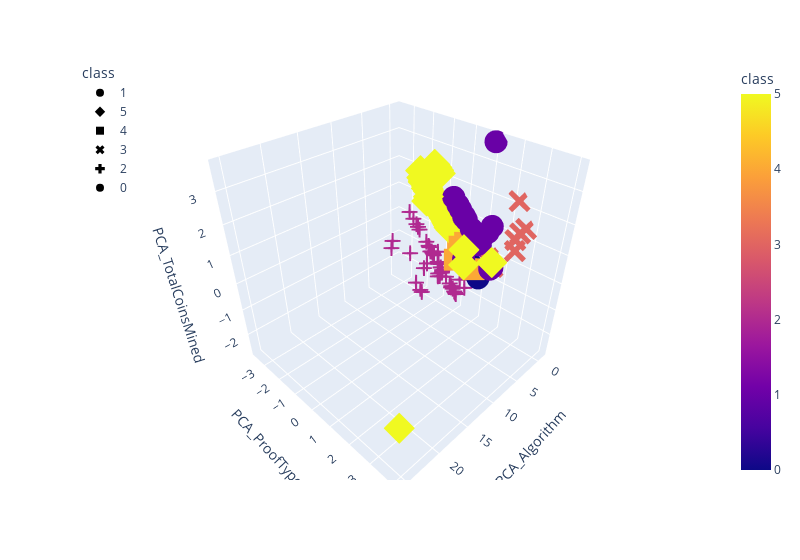

The notebook cell this image was saved under:
### Code cell
import plotly.figure_factory as ff
import plotly.express as px

fig = px.scatter_3d(
    clustered_df,
    x="PCA_Algorithm",
    y="PCA_ProofType",
    z="PCA_TotalCoinsMined",
    hover_name="CoinName",
    #hover_data=["Algorithm"],
    color="class",
    symbol="class",
    width=800
)
fig.update_layout(legend=dict(x=0, y=1))
fig.show()

### Figure 1 — Plotly figure (JSON) as saved in the notebook; plotly's stock layout.template omitted (floating-point values rounded to 4 significant figures)
{"data": [{"hovertemplate": "<b>%{hovertext}</b><br><br>class=%{marker.color}<br>PCA_Algorithm=%{x}<br>PCA_ProofType=%{y}<br>PCA_TotalCoinsMined=%{z}<extra></extra>", "hovertext": ["42 Coin", "404Coin", "BitcoinDark", "Aurora Coin", "BlueCoin", "EnergyCoin", "BitBar", "CryptoBullion", "Diamond", "HoboNickels", "Infinite Coin", "MaxCoin", "MazaCoin", "Orbitcoin", "PotCoin", "PhoenixCoin", "Reddcoin", "UnitaryStatus Dollar", "UltraCoin", "ZCC Coin", "Neutron", "FairCoin", "8BIT Coin", "Vtorrent", "Nexus", "Droidz", "Emercoin", "EDRCoin", "DubaiCoin", "PWR Coin", "BillaryCoin", "SwingCoin", "Revenu", "Clockcoin", "VIP Tokens", "PutinCoin", "iBankCoin", "Frankywillcoin", "Komodo", "CarterCoin", "BitTokens", "ZoneCoin", "RootCoin", "Swiscoin", "BuzzCoin", "PesoBit", "LanaCoin", "EmberCoin", "PLNCoin", "AquariusCoin", "Eurocoin", "BitcoinFast", "BitConnect Coin", "MoneyCoin", "Russiacoin", "GameUnits", "GAKHcoin", "LiteCreed", "Klingon Empire Darsek", "Internet of People", "Printerium", "Impeach", "FirstCoin", "OpenChat", "Independent Money System", "ArgusCoin", "LomoCoin", "Degas Coin", "HTML5 Coin", "Denarius", "Virta Unique Coin", "Bitcoin Planet", "Linda", "Cream", "NewYorkCoin", "CoinonatX", "Ethereum Dark", "TrezarCoin", "TerraNovaCoin", "WomenCoin", "Theresa May Coin", "NamoCoin", "LUXCoin", "Xios", "Bitcloud 2.0", "BlackholeCoin", "Electra", "Cash & Back Coin", "GermanCoin", "LiteCoin Ultra", "Trollcoin", "Litecoin Plus", "My Big Coin", "Unified Society USDEX", "Bitspace", "Briacoin", "Ignition", "Abjcoin", "Carebit", "iDealCash", "Swisscoin", "TheVig", "EmaratCoin", "Giant", "Absolute Coin", "TPCash", "XDNA", "ThunderStake", "HerbCoin", "Oduwa", "Galilel", "Credit", "Nasdacoin", "Titan Coin", "LiteDoge", "OrangeCoin", "BitstarCoin", "HyperCoin", "AudioCoin", "IncaKoin", "Genstake", "XiaoMiCoin", " ClubCoin", "OKCash", "WhiteCoin", "FriendshipCoin", "Gapcoin"], "legendgroup": "1", "marker": {"color": [1, 1, 1, 1, 1, 1, 1, 1, 1, 1, 1, 1, 1, 1, 1, 1, 1, 1, 1, 1, 1, 1, 1, 1, 1, 1, 1, 1, 1, 1, 1, 1, 1, 1, 1, 1, 1, 1, 1, 1, 1, 1, 1, 1, 1, 1, 1, 1, 1, 1, 1, 1, 1, 1, 1, 1, 1, 1, 1, 1, 1, 1, 1, 1, 1, 1, 1, 1, 1, 1, 1, 1, 1, 1, 1, 1, 1, 1, 1, 1, 1, 1, 1, 1, 1, 1, 1, 1, 1, 1, 1, 1, 1, 1, 1, 1, 1, 1, 1, 1, 1, 1, 1, 1, 1, 1, 1, 1, 1, 1, 1, 1, 1, 1, 1, 1, 1, 1, 1, 1, 1, 1, 1, 1, 1, 1, 1], "coloraxis": "coloraxis", "symbol": "circle"}, "mode": "markers", "name": "1", "scene": "scene", "showlegend": true, "type": "scatter3d", "x": [-0.4179, -0.3966, -0.3904, -0.4174, -0.4083, -0.416, -0.4179, -0.4178, -0.2601, -0.4153, 2.064, -0.4105, -0.3419, -0.3308, -0.4103, -0.4158, 0.02477, -0.3851, -0.4161, -0.4055, -0.3894, -0.2594, -0.4179, -0.4175, -0.6088, -0.3742, -0.3799, -0.3904, -0.3905, -0.1734, -0.4173, -0.3902, -0.3884, -0.3851, -0.3233, -0.3854, -0.4174, -0.4154, -0.8236, -0.4163, -0.3905, -0.4176, -0.4178, -0.5086, 0.09624, -0.4174, -0.3093, 0.9066, -0.4172, -0.4174, -0.3903, -0.4172, -0.4174, -0.4111, -0.4163, -0.4177, -0.4178, -0.3786, -0.4125, -0.3904, -0.4175, -0.4176, -0.4811, -0.3927, -0.4176, -0.4176, -0.4078, -0.4165, 1.019, -0.3253, -0.3233, -0.4331, 0.2242, -0.4325, 1.94, -0.4171, -0.4178, -0.3241, -0.4177, 0.5666, -0.3883, -0.3048, -0.341, -0.4176, -0.3828, -0.4175, 0.4067, -0.4141, 0.1618, -0.4162, -0.3999, -0.4178, -0.3514, -0.412, -0.3247, -0.4178, -0.4178, -0.4174, -0.3811, -0.3449, -0.1607, -0.4, -0.4167, -0.3851, -0.3029, -0.4077, -0.2836, -0.2199, -0.3842, -0.4174, -0.3848, 0.8038, -0.4167, -0.3375, 0.1673, -0.4158, -0.417, -0.4177, -0.2969, -0.1179, -0.4168, -0.4077, -0.4147, -0.3885, -0.411, -0.3302, -0.4151], "y": [0.8103, 0.8151, 0.5911, 0.8104, 0.8125, 0.8107, 0.8103, 0.8103, -0.4614, 0.8109, 0.7487, 0.7669, 0.6019, 0.1087, 0.812, 0.8108, 0.9126, 0.8176, 0.8107, 0.813, 0.5913, -0.4613, 0.8103, 0.8104, 1.342, 0.4595, 0.5934, 0.5911, 0.5911, 0.09994, 0.8104, 0.5911, 0.5915, 0.5922, 0.06528, 0.8175, 0.8104, 0.8109, 1.045, 0.8106, 0.5911, 0.8104, 0.8103, 1.203, 0.7906, 0.8104, 0.6988, 1.748, 0.8104, 0.8104, 0.5911, 0.8104, 0.8104, 0.8117, 0.8106, 0.8103, 0.8103, 0.5036, 0.8115, 0.5911, 0.8104, 0.8103, 1.003, 0.816, 0.8104, 0.8104, 0.8125, 0.8106, 1.85, 0.06483, 0.06528, 0.9421, 0.9506, 0.9422, 0.7345, 0.8105, 0.8103, 0.1102, 0.8103, 1.034, 0.5916, 0.06936, 0.1965, 0.8103, 0.5477, 0.8104, 0.2292, 0.8111, 0.9362, 0.8107, 0.8143, 0.8103, 0.6188, 0.8116, 0.06495, 0.8103, 0.8103, 0.8104, 0.5481, 0.8263, 0.8681, 0.6791, 0.8106, 0.5472, -0.1105, 0.8125, -0.2414, 0.8531, 0.5474, 0.8104, 0.5473, 1.081, 0.8106, 0.6927, 0.9399, 0.8107, 0.8105, 0.8103, 0.8366, 0.6541, 0.8105, 0.8126, 0.811, 0.5915, 0.8118, 0.1088, 0.8109], "z": [0.3721, 0.3733, 0.5732, 0.3722, 0.3721, 0.3721, 0.3721, 0.3721, 1.538, 0.3724, -0.07834, 0.4126, 0.5784, 1.015, 0.3731, 0.3724, 0.3704, 0.3756, 0.3724, 0.3743, 0.5733, 1.538, 0.3721, 0.3722, 1.059, 0.6938, 0.5754, 0.5732, 0.5732, 1.055, 0.3722, 0.5732, 0.5736, 0.5743, 1.056, 0.3765, 0.3722, 0.3724, 3.678, 0.3723, 0.5732, 0.3722, 0.3721, 0.8097, 0.536, 0.3721, 0.5093, -0.1942, 0.3722, 0.3722, 0.5732, 0.3722, 0.3722, 0.3736, 0.3725, 0.3722, 0.3721, 0.6537, 0.3732, 0.5732, 0.3722, 0.3722, 0.5877, 0.3743, 0.3722, 0.3722, 0.3744, 0.3724, -0.07389, 1.056, 1.056, 0.2517, 0.4825, 0.2517, -0.2823, 0.3722, 0.3721, 1.016, 0.3722, 0.4247, 0.5734, 1.058, 0.9351, 0.3722, 0.6138, 0.3722, 1.12, 0.3726, 0.4827, 0.3725, 0.3741, 0.3721, 0.1568, 0.3726, 1.056, 0.3721, 0.3721, 0.3722, 0.6138, 0.3834, 0.3942, 0.493, 0.3723, 0.6134, 1.217, 0.3744, 1.338, 0.412, 0.6135, 0.3722, 0.6134, 0.5362, 0.3723, 0.5038, 0.4489, 0.3726, 0.3723, 0.3721, 0.3954, 0.5725, 0.3722, 0.373, 0.3725, 0.5734, 0.3728, 1.016, 0.3727]}, {"hovertemplate": "<b>%{hovertext}</b><br><br>class=%{marker.color}<br>PCA_Algorithm=%{x}<br>PCA_ProofType=%{y}<br>PCA_TotalCoinsMined=%{z}<extra></extra>", "hovertext": ["EliteCoin", "Ethereum", "Monero", "Ethereum Classic", "ZCash", "DigiByte", "MyriadCoin", "MoonCoin", "Riecoin", "Verge", "FeatherCoin", "MediterraneanCoin", "Vertcoin", "ByteCoin", "DigitalNote ", "Unitus", "Cryptonite", "Crypto", "Expanse", "Siacoin", "Decred", "HOdlcoin", "SoilCoin", "Karbo", "Circuits of Value", "ZCoin", "Elementrem", "ZClassic", "Cannabis Industry Coin", "Bikercoins", "HexxCoin", "Citadel", "Zero", "Zoin", "DubaiCoin", "TajCoin", "Coinonat", "Quantum Resistant Ledger", "Espers", "Dynamic", "Nano", "ChanCoin", "Dinastycoin", "LeviarCoin", "gCn Coin", "SmartCash", "Sumokoin", "BitcoinZ", "VIVO Coin", "Bitcoin Gold", "Pirl", "Innova", "Ellaism", "GoByte", "SHIELD", "UltraNote", "BitCoal", "DaxxCoin", "Lethean", "Photon", "SparksPay", "GunCoin", "Interzone", "TurtleCoin", "Niobio Cash", "Travelflex", "KREDS", "Stipend", "Callisto Network", "BitTube", "Aidos Kuneen", "Bitrolium", "Alpenschillling", "Monero Classic", "Jumpcoin", "Infinex", "GINcoin", "PlatinCoin", "Loki", "Newton Coin", "MassGrid", "PluraCoin", "PlusOneCoin", "Webchain", "Ryo", "Qwertycoin", "CrypticCoin", "Actinium", "FREDEnergy", "Universal Molecule", "Lithium", "Exosis", "Beam", "Bithereum", "UFO Coin", "BlakeCoin", "Groestlcoin", "JoinCoin", "Vollar", "Reality Clash", "BitTorrent", "Beldex", "Horizen"], "legendgroup": "5", "marker": {"color": [5, 5, 5, 5, 5, 5, 5, 5, 5, 5, 5, 5, 5, 5, 5, 5, 5, 5, 5, 5, 5, 5, 5, 5, 5, 5, 5, 5, 5, 5, 5, 5, 5, 5, 5, 5, 5, 5, 5, 5, 5, 5, 5, 5, 5, 5, 5, 5, 5, 5, 5, 5, 5, 5, 5, 5, 5, 5, 5, 5, 5, 5, 5, 5, 5, 5, 5, 5, 5, 5, 5, 5, 5, 5, 5, 5, 5, 5, 5, 5, 5, 5, 5, 5, 5, 5, 5, 5, 5, 5, 5, 5, 5, 5, 5, 5, 5, 5, 5, 5, 5, 5, 5], "coloraxis": "coloraxis", "symbol": "diamond"}, "mode": "markers", "name": "5", "scene": "scene", "showlegend": true, "type": "scatter3d", "x": [3.124, -0.04412, -0.001979, -0.04191, -0.03454, 0.2627, -0.07616, 3.662, -0.06046, 0.286, -0.1262, -0.0703, -0.1039, 4.653, 0.214, -0.1209, -0.08714, -0.09925, -0.04541, 0.5302, -0.151, 0.06402, -0.01816, 0.008857, -0.09464, -0.1107, -0.04508, -0.03457, 0.008864, 0.009031, -0.09999, -0.0002026, -0.03459, -0.09963, -0.02393, -0.1617, -0.1267, -0.0001346, 0.7092, 0.05244, 0.03584, 0.02009, 0.05618, 0.009397, 4.264, -0.00486, 0.009671, 0.2561, -0.1324, -0.03439, -0.01646, -0.1322, -0.04272, -0.1323, -0.1079, 1.159, 0.008832, 0.06322, 0.01453, 1.411, -0.1324, -0.1232, 0.02536, 10.92, 0.01406, -0.01592, -0.08472, -0.1728, 0.02371, 0.01996, -0.07774, -0.03308, -0.1076, 0.009065, -0.1268, -0.09978, -0.1108, 0.0147, 0.005005, 2.492, -0.08006, 0.0272, -0.06715, 0.01569, -0.006711, 3.371, 0.1059, -0.1099, 0.1185, 0.04235, 0.04176, -0.05096, -0.03167, -0.03417, -0.03456, 0.1124, -0.05989, -0.1218, -0.01756, -0.04512, 25.43, 0.03759, -0.03454], "y": [2.21, -1.167, -1.519, -1.167, -1.256, -0.4684, -0.5437, 1.071, -1.036, -0.4623, -0.4648, -0.948, -0.6851, -0.5628, -1.561, -0.5537, -0.5913, -0.7291, -1.168, -1.666, -1.338, -2.045, -1.387, -1.606, -0.5478, -0.6416, -1.168, -1.256, -1.606, -1.606, -0.7293, -1.518, -1.256, -0.7292, -1.343, -1.251, -0.5099, -1.518, -1.238, -1.957, -1.781, -1.694, -1.596, -1.606, 1.24, -0.7983, -1.606, -1.192, -0.4662, -1.255, -1.387, -0.4661, -1.167, -0.4661, -0.5508, -1.354, -1.606, -1.144, -1.515, -1.613, -0.4662, -0.4641, -1.738, 0.7543, -1.605, -1.387, -0.6808, -1.163, -1.153, -1.604, -0.9046, -1.255, -0.6409, -1.606, -0.51, -0.7293, -0.6416, -1.605, -1.562, -1.062, -0.8601, -1.602, -0.9924, -1.515, -1.475, -0.8139, -1.224, -0.6414, -1.582, -1.869, -1.869, -1.124, -1.255, -1.255, -0.4442, -1.854, -1.036, -0.5539, -1.207, -1.168, 4.043, -1.6, -1.256], "z": [0.5043, 1.013, 1.334, 1.013, 1.093, 0.4956, 0.454, 0.5777, 0.8921, 0.4855, 0.37, 0.812, 0.5705, 1.813, 1.436, 0.4497, 0.4939, 0.6106, 1.013, 1.573, 2.342, 1.817, 1.214, 1.415, 0.4523, 0.5301, 1.013, 1.093, 1.415, 1.415, 0.6105, 1.335, 1.093, 0.6105, 1.173, 2.262, 0.4096, 1.334, 2.532, 1.736, 1.576, 1.495, 1.419, 1.415, 0.16, 0.7019, 1.415, 1.139, 0.3693, 1.093, 1.214, 0.3694, 1.013, 0.3694, 0.4511, 1.602, 1.415, 1.035, 1.336, 1.894, 0.3693, 0.3704, 1.535, 3.629, 1.415, 1.214, 0.5727, 2.181, 1.027, 1.417, 0.7714, 1.093, 0.5308, 1.415, 0.4095, 0.6106, 0.5301, 1.416, 1.375, 1.82, 0.7315, 1.417, 0.8518, 1.338, 1.294, 1.778, 1.11, 0.5303, 1.432, 1.656, 1.656, 0.9724, 1.094, 1.093, 0.3779, 1.671, 0.8922, 0.4497, 1.057, 1.013, -0.7868, 1.418, 1.093]}, {"hovertemplate": "<b>%{hovertext}</b><br><br>class=%{marker.color}<br>PCA_Algorithm=%{x}<br>PCA_ProofType=%{y}<br>PCA_TotalCoinsMined=%{z}<extra></extra>", "hovertext": ["Bitcoin", "Litecoin", "ProsperCoin", "Argentum", "ZetaCoin", "SexCoin", "Quatloo", "QuarkCoin", "Digitalcoin ", "Catcoin", "CannaCoin", "DevCoin", "EarthCoin", "E-Gulden", "Einsteinium", "Emerald", "FlutterCoin", "Franko", "GrandCoin", "GlobalCoin", "GoldCoin", "IXcoin", "KrugerCoin", "LuckyCoin", "Litebar ", "MegaCoin", "MinCoin", "NobleCoin", "Namecoin", "NyanCoin", "RonPaulCoin", "StableCoin", "SmartCoin", "SysCoin", "TigerCoin", "TerraCoin", "UnbreakableCoin", "Unobtanium", "ViaCoin", "VeriCoin", "WorldCoin", "JouleCoin", "MonaCoin", "Gulden", "PesetaCoin", "Wild Beast Coin", "Flo", "ArtByte", "CypherPunkCoin", "OmniCron", "GreenCoin", "MasterCoin", "SoonCoin", "1Credit", "Anarchists Prime", "Song Coin", "BitZeny", "I0coin", "Revolution VR", "Gamecredits", "CarpeDiemCoin", "YoCoin", "Francs", "Omni", "ZayedCoin", "DopeCoin", "DollarCoin", "Shilling", "KiloCoin", "OsmiumCoin", "PacCoin", "BeaverCoin", "Canada eCoin", "EB3coin", "BenjiRolls", "ILCoin", "EquiTrader", "Unify", "SocialCoin", "Bitcoin Cash", "Sojourn Coin", "FrazCoin", "Kronecoin", "AdCoin", "Linx", "eBoost", "PopularCoin", "IrishCoin", "UnitedBitcoin", "ShareChain", "LitecoinCash", "BitFlip", "LottoCoin", "Poseidon", "HexCoin", "Project Pai", "Bitcoin SV", "Block-Logic", "SLICE", "BLAST", "GlobalToken", "SolarCoin", "Crypto Escudo", "Crown Coin", "SmileyCoin", "Bata", "Pakcoin"], "legendgroup": "4", "marker": {"color": [4, 4, 4, 4, 4, 4, 4, 4, 4, 4, 4, 4, 4, 4, 4, 4, 4, 4, 4, 4, 4, 4, 4, 4, 4, 4, 4, 4, 4, 4, 4, 4, 4, 4, 4, 4, 4, 4, 4, 4, 4, 4, 4, 4, 4, 4, 4, 4, 4, 4, 4, 4, 4, 4, 4, 4, 4, 4, 4, 4, 4, 4, 4, 4, 4, 4, 4, 4, 4, 4, 4, 4, 4, 4, 4, 4, 4, 4, 4, 4, 4, 4, 4, 4, 4, 4, 4, 4, 4, 4, 4, 4, 4, 4, 4, 4, 4, 4, 4, 4, 4, 4, 4, 4, 4, 4, 4], "coloraxis": "coloraxis", "symbol": "square"}, "mode": "markers", "name": "4", "scene": "scene", "showlegend": true, "type": "scatter3d", "x": [-0.1921, -0.218, -0.2195, -0.2189, -0.1883, -0.2153, -0.2186, -0.1807, -0.2188, -0.2194, -0.2196, 0.3032, 0.1061, -0.2192, -0.2134, -0.2191, -0.0807, -0.2196, -0.192, -0.2181, -0.2184, -0.192, -0.2148, -0.2193, -0.2197, -0.2188, -0.2196, -0.03239, -0.1921, -0.2113, -0.2195, -0.2169, -0.2189, -0.1751, -0.1914, -0.1918, -0.1917, -0.1926, -0.2192, -0.1532, -0.2153, -0.1915, -0.2177, -0.1965, -0.216, -0.2197, -0.2158, -0.1977, -0.1816, -0.2196, -0.04905, -0.2197, -0.1922, 0.7103, -0.1918, -0.2171, -0.2161, -0.192, -0.2145, -0.2179, 0.3543, -0.218, -0.2195, -0.2197, -0.1924, -0.216, -0.1923, -0.2193, -0.1157, -0.2197, 0.734, -0.2197, -0.2172, -0.1783, -0.2191, -0.1474, -0.2188, -0.2193, -0.2189, -0.1921, -0.1136, -0.2194, -0.2186, -0.2183, -0.2182, -0.2172, -0.1094, -0.2184, -0.1921, 0.03233, -0.2459, -0.2192, 0.1851, -0.2195, -0.2195, -0.1396, -0.1921, -0.218, -0.1805, -0.1911, -0.1896, 0.7728, -0.1979, -0.1918, 0.7324, -0.2196, -0.2169], "y": [0.01627, 0.2358, 0.2355, 0.2356, 0.01712, 0.2364, 0.2357, -0.02625, 0.2356, 0.2355, 0.2355, 0.1274, 0.3085, 0.2355, 0.2368, 0.2356, -0.1462, 0.2354, 0.2416, 0.2358, 0.2357, 0.01628, 0.2365, 0.2355, 0.2354, 0.2356, 0.2355, 0.2763, 0.01625, 0.2373, 0.2355, 0.236, 0.2356, 0.02005, 0.01641, 0.01633, 0.01634, 0.01616, 0.2356, 0.04391, 0.2364, 0.01639, 0.2359, 0.2405, 0.2363, 0.2354, 0.2363, 0.2404, -0.07153, 0.2355, 0.2733, 0.2354, 0.01625, 0.4355, 0.01633, 0.236, 0.2362, 0.01628, 0.2366, 0.2358, 0.1391, 0.2358, 0.2355, 0.2354, 0.0162, 0.2363, 0.01621, 0.2355, 0.2579, 0.2354, 0.9811, 0.2354, 0.236, 0.2443, 0.2356, 0.02619, 0.2356, 0.2355, 0.2356, 0.01627, 0.2583, 0.2355, 0.2357, 0.2358, 0.2358, 0.236, 0.2601, 0.2357, 0.01627, 0.2921, 0.2557, 0.2356, 0.326, 0.2355, 0.2355, 0.02805, 0.01627, 0.2358, -0.07129, 0.01648, 0.01682, 0.449, 0.2403, 0.01633, 0.4474, 0.2354, 0.2361], "z": [-0.07291, -0.2738, -0.2739, -0.2738, -0.07259, -0.2734, -0.2738, -0.03222, -0.2739, -0.2739, -0.2739, -0.02748, -0.2448, -0.2739, -0.2733, -0.2739, -0.7047, -0.2739, -0.2709, -0.2738, -0.2738, -0.07291, -0.2734, -0.2739, -0.274, -0.2739, -0.2739, -0.2408, -0.07291, -0.2732, -0.2739, -0.2734, -0.2739, -0.07102, -0.07285, -0.07286, -0.07278, -0.07296, -0.2739, -0.4893, -0.2734, -0.07286, -0.2737, -0.2703, -0.2736, -0.274, -0.2736, -0.2718, 0.00745, -0.274, -0.2521, -0.274, -0.07291, -0.06993, -0.07284, -0.2735, -0.2734, -0.07291, -0.2735, -0.2738, -0.02627, -0.2736, -0.2739, -0.274, -0.07293, -0.2735, -0.07293, -0.2739, -0.2518, -0.274, -0.5347, -0.274, -0.2738, -0.2651, -0.2739, -0.06749, -0.2738, -0.2739, -0.2738, -0.07291, -0.2507, -0.2739, -0.2738, -0.2738, -0.2738, -0.2738, -0.2631, -0.2738, -0.07291, -0.2524, 0.104, -0.2739, -0.234, -0.2739, -0.2739, -0.06842, -0.07291, -0.2737, 0.007672, -0.07282, -0.07259, -0.0564, -0.2718, -0.07286, -0.1648, -0.274, -0.2736]}, {"hovertemplate": "<b>%{hovertext}</b><br><br>class=%{marker.color}<br>PCA_Algorithm=%{x}<br>PCA_ProofType=%{y}<br>PCA_TotalCoinsMined=%{z}<extra></extra>", "hovertext": ["Dash", "KoboCoin", "IOCoin", "NavCoin", "OpalCoin", "SyncCoin", "TorCoin", "X11 Coin", "StealthCoin", "Kore", "Sativa Coin", "IslaCoin", "Paycon", "EverGreenCoin", "Hitcoin", "EuropeCoin", "Ratecoin", "BitSend", "GoldBlocks", "MustangCoin", "Halloween Coin", "GanjaCoin V2", "InsaneCoin", "XenixCoin", "Eternity", "Stakenet", "Enigma", "KushCoin", "VirtacoinPlus", "Impact", "HappyCoin", "Condensate", "GoldReserve", "BritCoin", "DeepOnion", "Monoeci", "Vechain", "Regalcoin", "Magnet", "Bitcoin Diamond", "PhantomX", "Pushi", "Ellerium", "Trivechain", "EUNO", "Kcash", "BitMoney", "Beetle Coin", "Award", "Insane Coin", "TruckCoin", "PinkCoin", "Piggy Coin", "CapriCoin", "Creditbit ", "Triangles Coin"], "legendgroup": "3", "marker": {"color": [3, 3, 3, 3, 3, 3, 3, 3, 3, 3, 3, 3, 3, 3, 3, 3, 3, 3, 3, 3, 3, 3, 3, 3, 3, 3, 3, 3, 3, 3, 3, 3, 3, 3, 3, 3, 3, 3, 3, 3, 3, 3, 3, 3, 3, 3, 3, 3, 3, 3, 3, 3, 3, 3, 3, 3], "coloraxis": "coloraxis", "symbol": "x"}, "mode": "markers", "name": "3", "scene": "scene", "showlegend": true, "type": "scatter3d", "x": [-0.4828, -0.501, -0.4826, -0.493, -0.4938, -0.4831, -0.483, -0.483, -0.4935, -0.4939, -0.4938, -0.4831, -0.4932, -0.5044, -0.04869, -0.4791, -0.4803, -0.4814, -0.4824, -0.4831, -0.464, -0.4969, -0.4825, -0.483, -0.4824, -0.9435, -0.4831, -0.4829, -0.4819, -0.4803, -0.4818, -0.4762, -0.4825, -0.4934, -0.4935, -0.4828, 0.9061, -0.4827, -0.4811, -0.4891, -0.4819, -0.4828, -0.5151, -0.5089, -0.4822, -0.9101, -0.06911, -0.5077, -0.4787, -0.4825, -0.4795, -0.4715, -0.4656, -0.478, -0.8789, -0.494], "y": [1.337, 1.513, 1.337, 1.424, 1.424, 1.337, 1.337, 1.337, 1.424, 1.424, 1.424, 1.337, 1.424, 1.512, 1.433, 1.337, 1.337, 1.337, 1.337, 1.337, 1.341, 1.469, 1.337, 1.337, 1.337, 2.678, 1.337, 1.337, 1.337, 1.337, 1.337, 1.338, 1.337, 1.424, 1.424, 1.337, 2.633, 1.337, 1.337, 1.425, 1.337, 1.337, 1.6, 1.556, 1.337, 2.261, 2.519, 1.601, 1.337, 1.337, 1.337, 1.339, 1.34, 1.338, 2.486, 1.424], "z": [-0.1103, -0.2703, -0.1103, -0.1907, -0.1907, -0.1103, -0.1103, -0.1103, -0.1907, -0.1907, -0.1907, -0.1103, -0.1906, -0.2711, -0.05206, -0.1094, -0.1101, -0.11, -0.1102, -0.1103, -0.107, -0.2307, -0.1102, -0.1103, -0.1102, 1.397, -0.1103, -0.1103, -0.1101, -0.1101, -0.1101, -0.1092, -0.1102, -0.1906, -0.1907, -0.1103, 1.196, -0.1102, -0.11, -0.1903, -0.1102, -0.1102, -0.3514, -0.3111, -0.1102, 2.178, 0.6652, -0.3504, -0.1094, -0.1102, -0.1103, -0.1092, -0.1081, -0.1099, 1.182, -0.1907]}, {"hovertemplate": "<b>%{hovertext}</b><br><br>class=%{marker.color}<br>PCA_Algorithm=%{x}<br>PCA_ProofType=%{y}<br>PCA_TotalCoinsMined=%{z}<extra></extra>", "hovertext": ["Bitshares", "PayCoin", "CasinoCoin", "Exclusive Coin", "HyperStake", "MintCoin", "Nautilus Coin", "SuperCoin", "TeslaCoin", "TittieCoin", "Crypti", "BurstCoin", "StorjCoin", "RubyCoin", "Dnotes", "Ucoin", "Squall Coin", "Diggits", "GPU Coin", "ZeitCoin", "SafeExchangeCoin", "Nebuchadnezzar", "Let it Ride", "MudraCoin", "Lutetium Coin", "BitCurrency", "Opair", "CoffeeCoin", "RoyalCoin", "TeamUP", "ARK", "FreeCoin", "Creatio", "PandaCoin", "Allsafe", "Zilbercoin", "FindCoin", "RenosCoin", "Atmos", "MacronCoin", "ProCurrency", "GrowthCoin", "Phreak", "Ultimate Secure Cash", "QTUM", "Signatum", "Draftcoin", "Stakecoin", "Obsidian", "Cardano", "Rupee", "KekCoin", "Infinity Economics", "Lamden Tau", "Bulwark", "Kalkulus", "Digiwage", "Monkey Project", "TokenPay", "1717 Masonic Commemorative Token", "Tokyo Coin", "BiblePay", "Poa Network", "Velox", "Ontology", "MedicCoin", "Bitcoin Green", "Deviant Coin", "Semux", "Zealium", "Proton", "Bitcoin Incognito", "HollyWoodCoin", "Xt3ch", "Dekado", "Lynx", "Poseidon Quark", "BitcoinWSpectrum", "Muse", "Dystem", "Peony Coin", "Vitae", "ARENON", "MMOCoin", "Ketan", "PAXEX", "Acute Angle Cloud", "Bettex coin", "Junson Ming Chan Coin", "PirateCash", "Crypto Sports", "Dash Platinum", "ALAX", "NeosCoin", "Radium", "Lisk", "HiCoin", "EOS", "Oxycoin", "TigerCash", "Waves", "Particl", "Nxt", "ZEPHYR", "BitcoinPlus"], "legendgroup": "2", "marker": {"color": [2, 2, 2, 2, 2, 2, 2, 2, 2, 2, 2, 2, 2, 2, 2, 2, 2, 2, 2, 2, 2, 2, 2, 2, 2, 2, 2, 2, 2, 2, 2, 2, 2, 2, 2, 2, 2, 2, 2, 2, 2, 2, 2, 2, 2, 2, 2, 2, 2, 2, 2, 2, 2, 2, 2, 2, 2, 2, 2, 2, 2, 2, 2, 2, 2, 2, 2, 2, 2, 2, 2, 2, 2, 2, 2, 2, 2, 2, 2, 2, 2, 2, 2, 2, 2, 2, 2, 2, 2, 2, 2, 2, 2, 2, 2, 2, 2, 2, 2, 2, 2, 2, 2, 2, 2], "coloraxis": "coloraxis", "symbol": "cross"}, "mode": "markers", "name": "2", "scene": "scene", "showlegend": true, "type": "scatter3d", "x": [0.1991, 0.1379, 1.185, 0.1703, 0.07053, 0.432, 0.1109, 0.04595, 0.2105, 0.2343, 0.2098, 0.2148, 0.3501, 0.1109, 0.1181, 0.04543, -0.08689, 0.113, 0.1133, 1.67, 0.2306, 0.1708, 0.1766, 0.03641, 0.06175, 0.113, 0.1721, 0.1729, 0.03438, 0.1736, 0.7162, 0.1715, 0.1708, 0.9497, 0.1434, 0.111, 0.03468, 0.1113, 0.1731, 0.1804, 0.8974, 0.1351, 0.1707, 0.1398, 0.1782, 0.08627, 0.1109, 0.1709, 0.1226, 1.038, 0.2252, 0.1815, 0.3645, 0.7227, 0.2034, 0.1435, 0.1447, 0.04547, 0.1763, 0.2845, 0.04588, 0.4368, 0.3025, 0.1121, 0.076, 0.1195, 0.2739, 0.1715, 0.5023, 0.1712, 0.01852, -0.1191, 0.1113, 0.111, 0.0248, 2.547, 0.1497, 0.1395, 0.3175, 0.1434, 0.2811, 0.1451, 0.04604, 0.1147, 0.1725, 0.04627, 0.7883, 0.01317, 0.305, 0.2966, 0.1432, 0.0454, 0.7385, 0.1379, 0.1704, 0.7168, 0.3626, 0.7287, 0.7303, 0.1628, 0.5022, 0.1705, 0.1294, 0.5843, 0.1105], "y": [-0.793, -0.9419, -0.6877, -1.205, -0.1906, -0.6484, -0.7226, -0.1963, -1.512, -1.326, -1.512, -0.8156, -2.607, -0.7226, -0.721, -0.1964, 0.1868, -0.7221, -0.7221, -0.3783, -0.9022, -1.205, -1.249, -0.1083, -0.1927, -0.7221, -1.205, -1.204, -0.1087, -1.204, -3.538, -1.205, -1.205, -0.534, -0.9857, -0.7226, -0.1087, -0.7225, -1.204, -1.203, -0.7785, -0.7173, -1.205, -0.9415, -1.248, -0.5028, -0.7226, -1.205, -0.8101, -1.192, -1.643, -1.293, -0.891, -3.537, -1.468, -0.9857, -0.9855, -0.1964, -1.249, -2.126, -0.1062, -1.675, -1.543, -0.7223, -0.2797, -0.7207, -2.038, -1.205, -1.828, -1.205, 0.02291, 0.45, -0.7225, -0.7226, -0.02076, -1.209, -0.9844, -0.9415, -2.389, -0.9857, -0.686, -0.9854, -0.1963, -0.7218, -1.205, -0.1962, -3.593, 0.06678, -0.1364, -2.213, -0.9858, -0.1964, -3.533, -0.9419, -1.205, -3.538, -0.666, -3.535, -3.535, -0.9363, -2.497, -1.205, -1.008, -2.08, -0.7227], "z": [-1.263, -1.15, -1.48, -0.9086, -1.833, -1.352, -1.351, -1.833, -0.6269, -0.783, -0.6272, -1.642, 0.379, -1.351, -1.35, -1.833, -1.403, -1.351, -1.35, -1.133, -1.562, -0.9085, -0.8683, -1.913, -1.832, -1.351, -0.9084, -0.9085, -1.914, -0.9079, -1.115, -0.9085, -0.9085, -1.281, -1.11, -1.351, -1.914, -1.351, -0.9083, -0.9077, -0.9835, -1.346, -0.9085, -1.149, -0.8682, -1.552, -1.351, -0.9084, -1.27, -0.6495, -0.5065, -0.8281, -1.13, -1.114, -0.6673, -1.11, -1.109, -1.833, -0.8683, -0.06431, -1.912, -1.624, -1.379, -1.351, -1.751, -1.35, -0.1447, -0.9084, -2.683, -0.9084, -2.034, -1.644, -1.351, -1.351, -1.994, -2.228, -1.108, -1.15, 0.1769, -1.11, -1.313, -1.109, -1.833, -1.35, -0.9081, -1.833, -1.449, -2.074, -1.834, 0.01632, -1.11, -1.833, -1.113, -1.15, -0.9086, -1.115, -1.329, -1.115, -1.115, -1.148, -1.287, -0.9086, -0.6911, -2.438, -1.351]}, {"hovertemplate": "<b>%{hovertext}</b><br><br>class=%{marker.color}<br>PCA_Algorithm=%{x}<br>PCA_ProofType=%{y}<br>PCA_TotalCoinsMined=%{z}<extra></extra>", "hovertext": ["Spreadcoin", "CryptCoin", "UroCoin", "Folding Coin", "MarsCoin ", "BowsCoin", "MindCoin", "Adzcoin", "SibCoin", "BolivarCoin", "PizzaCoin", "ArtexCoin", "Kurrent", "VaultCoin", "DigitalPrice", "ArcticCoin", "DAS", "Bitcore", "Onix", "Elements", "Pura", "AC3", "Sucre", "Pioneer Coin", "MUNcoin", "Crypto Improvement Fund", "FuturoCoin", "KEYCO", "Motion", "Axe", "Urals Coin", "Azart", "Xchange", "Bitcoin Rhodium"], "legendgroup": "0", "marker": {"color": [0, 0, 0, 0, 0, 0, 0, 0, 0, 0, 0, 0, 0, 0, 0, 0, 0, 0, 0, 0, 0, 0, 0, 0, 0, 0, 0, 0, 0, 0, 0, 0, 0, 0], "coloraxis": "coloraxis", "symbol": "circle"}, "mode": "markers", "name": "0", "scene": "scene", "showlegend": true, "type": "scatter3d", "x": [-0.2846, -0.2848, -0.285, -0.2314, -0.2842, -0.2846, -0.2846, -0.2835, -0.2899, -0.2846, -0.2847, -0.2675, -0.2818, -0.2744, -0.2835, -0.284, -0.2848, -0.2628, -0.272, -0.226, -0.2788, -0.2782, -0.2847, -0.2846, -0.2413, -0.2768, -0.2835, -0.2685, -0.3119, -0.2847, -0.3153, -0.2847, -0.311, -0.2958], "y": [0.7617, 0.7617, 0.7617, 0.5032, 0.7618, 0.7618, 0.7617, 0.762, 0.8056, 0.7618, 0.7617, 0.7656, 0.7624, 0.7639, 0.762, 0.7619, 0.7617, 0.5864, 0.7645, 0.775, 0.763, 0.7631, 0.7617, 0.7617, 0.4109, 0.7635, 0.762, 0.6301, 0.981, 0.7617, 1.025, 0.7617, 0.9812, 0.8494], "z": [-0.7564, -0.7564, -0.7564, -0.513, -0.7563, -0.7564, -0.7564, -0.7562, -0.7966, -0.7564, -0.7564, -0.7553, -0.7559, -0.7542, -0.7562, -0.7563, -0.7564, -0.5956, -0.754, -0.7526, -0.7556, -0.7552, -0.7564, -0.7564, -0.4347, -0.7553, -0.7562, -0.6358, -0.9574, -0.7564, -0.9972, -0.7564, -0.9572, -0.8368]}], "layout": {"coloraxis": {"colorbar": {"title": {"text": "class"}}, "colorscale": [[0, "#0d0887"], [0.1111, "#46039f"], [0.2222, "#7201a8"], [0.3333, "#9c179e"], [0.4444, "#bd3786"], [0.5556, "#d8576b"], [0.6667, "#ed7953"], [0.7778, "#fb9f3a"], [0.8889, "#fdca26"], [1, "#f0f921"]]}, "legend": {"title": {"text": "class"}, "tracegroupgap": 0, "x": 0, "y": 1}, "margin": {"t": 60}, "scene": {"domain": {"x": [0, 1], "y": [0, 1]}, "xaxis": {"title": {"text": "PCA_Algorithm"}}, "yaxis": {"title": {"text": "PCA_ProofType"}}, "zaxis": {"title": {"text": "PCA_TotalCoinsMined"}}}, "width": 800}}
